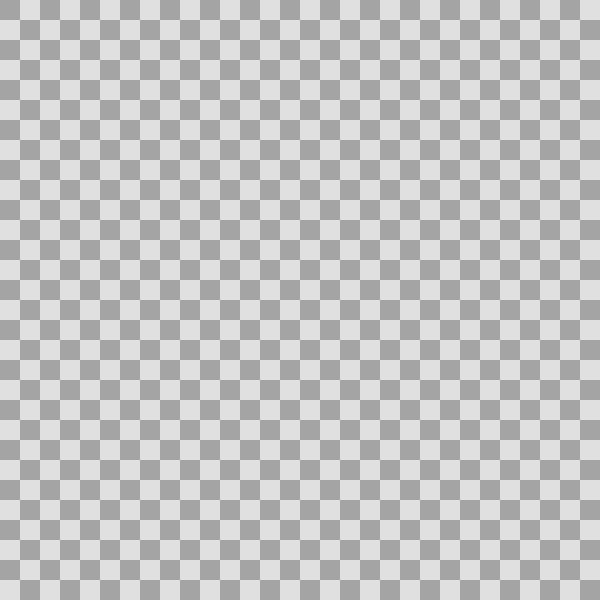
Frame 1 (no input)
Frame 60 (no input): identical to frame 1, image omitted
Frame 120 (the mouse pressed at the canvas centre since frame 60): identical to frame 1, image omitted

The p5.js sketch that drew this single still picture (run headless with seeded random() and noise() and a simulated clock; from frame 60 on, the mouse is pressed at the canvas centre):

// p5.js sketch
// ── sketch.js
let s = 20;
function setup() {
  createCanvas(600, 600);
  // for (let i = 0; i < 3; i++) {
  //   circle(i,height/2, 100);
  // }
}
function draw() {
  background(255);
  noStroke();
  //fill(random(255),random(255),random(255));
  for (let i = 0; i < width; i += s) {
    for (let j = 0; j < height; j += s) {
       console.log(i);
      //
      if ((i - 20) % 40 == 0 || (j - 20) % 40 == 0) {
        fill(224);
        rect(i, j, s);
      }
      if ((i - 20) % 40 == 0 && (j - 20) % 40 == 0){
          fill(164);
          rect(i, j, s);
      }
      if ((i - 20) % 40 != 0 && (j - 20) % 40 != 0){
          fill(164);
          rect(i, j, s);
      }
    }
  }
}

     // // let r = i%40 == 0;
        // // let t = j%40 == 0;
        // console.log(i);
        // fill(164);
        
//   for(let i = s/2; i< width; i+=s){
//     for(let j = s/2; j<height; j+=s){
//       // let d = dist(mouseX, mouseY, i, j);
//       let f = map(i, 0, sqrt(width**2+height**2), 0.1, 3);
//       let h = map(i, 0, sqrt(width**2+height**2), 0, 100);
//       let sat = map(angle, 0, 2*PI, 0, 100);
//       fill(h, sat, 100,50);
//       noStroke();

//       // push();
//       rectMode(CENTER);
//       //translate(i,j);
//       //rotate(angle);
//       //scale(f);
//       //rect(0, 0, s, s);
//       rect(width/2, height/2, s*f, s*f);

//pop();

//}
//angle+=PI/50;

//   fill(0);
// for (let angle = 0; angle < 2 *PI; angle += PI/6 ){
// //   circle(width/2, height/2, i);
//    for (let r = 0; r < 300; r+= 50){
//     let x = r * cos(angle) + width/2;
//     let y = r * sin(angle) + height/2;
//     let s = map(r, 0, 300, 10, 30);
//     let h = map(r, 0, 300, 0, 100);
//     let sat = map(angle, 0, 2*PI, 0, 100);
//     fill(h, sat, 100);
//     noStroke();
//     circle(x, y, 10);
